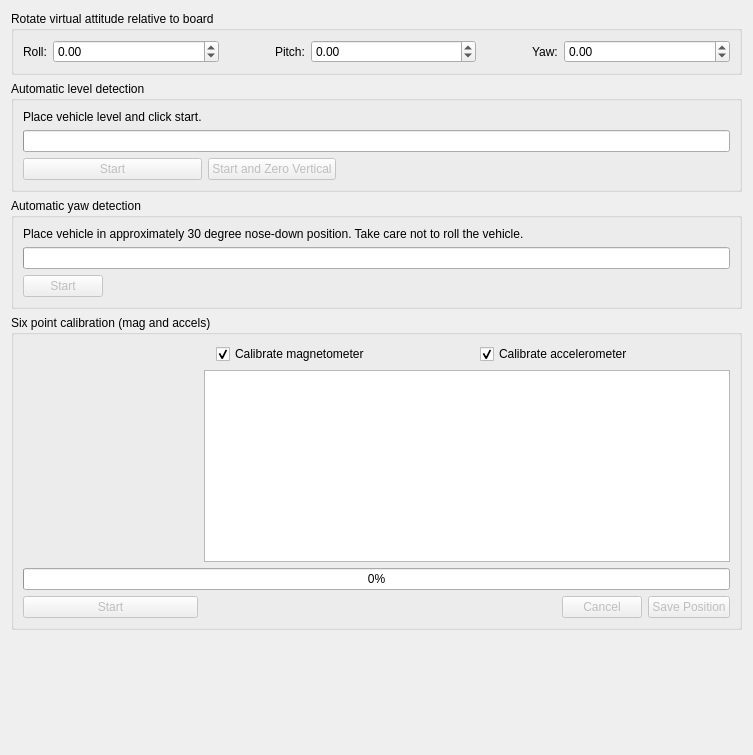
         <widget class="QWidget" name="scrollAreaWidgetContents_2">
          <property name="geometry">
           <rect>
            <x>0</x>
            <y>0</y>
            <width>753</width>
            <height>755</height>
           </rect>
          </property>
          <layout class="QVBoxLayout" name="verticalLayout_3">
           <item>
            <widget class="QGroupBox" name="groupBox">
             <property name="title">
              <string>Rotate virtual attitude relative to board</string>
             </property>
             <layout class="QHBoxLayout" name="horizontalLayout_6">
              <item>
               <widget class="QLabel" name="label_9">
                <property name="layoutDirection">
                 <enum>Qt::LeftToRight</enum>
                </property>
                <property name="text">
                 <string>Roll:</string>
                </property>
                <property name="alignment">
                 <set>Qt::AlignLeading|Qt::AlignLeft|Qt::AlignVCenter</set>
                </property>
               </widget>
              </item>
              <item>
               <widget class="QDoubleSpinBox" name="rollRotation">
                <property name="sizePolicy">
                 <sizepolicy hsizetype="Expanding" vsizetype="Fixed">
                  <horstretch>1</horstretch>
                  <verstretch>0</verstretch>
                 </sizepolicy>
                </property>
                <property name="minimum">
                 <double>-180.000000000000000</double>
                </property>
                <property name="maximum">
                 <double>180.000000000000000</double>
                </property>
                <property name="objrelation" stdset="0">
                 <stringlist>
                  <string>objname:AttitudeSettings</string>
                  <string>fieldname:BoardRotation</string>
                  <string>element:Roll</string>
                  <string>scale:100.0</string>
                  <string>buttongroup:1</string>
                 </stringlist>
                </property>
               </widget>
              </item>
              <item>
               <spacer name="horizontalSpacer_2">
                <property name="orientation">
                 <enum>Qt::Horizontal</enum>
                </property>
                <property name="sizeHint" stdset="0">
                 <size>
                  <width>50</width>
                  <height>20</height>
                 </size>
                </property>
               </spacer>
              </item>
              <item>
               <widget class="QLabel" name="label_8">
                <property name="text">
                 <string>Pitch:</string>
                </property>
                <property name="alignment">
                 <set>Qt::AlignLeading|Qt::AlignLeft|Qt::AlignVCenter</set>
                </property>
               </widget>
              </item>
              <item>
               <widget class="QDoubleSpinBox" name="pitchRotation">
                <property name="sizePolicy">
                 <sizepolicy hsizetype="Expanding" vsizetype="Fixed">
                  <horstretch>1</horstretch>
                  <verstretch>0</verstretch>
                 </sizepolicy>
                </property>
                <property name="minimum">
                 <double>-90.000000000000000</double>
                </property>
                <property name="maximum">
                 <double>90.000000000000000</double>
                </property>
                <property name="objrelation" stdset="0">
                 <stringlist>
                  <string>objname:AttitudeSettings</string>
                  <string>fieldname:BoardRotation</string>
                  <string>element:Pitch</string>
                  <string>scale:100.0</string>
                  <string>buttongroup:1</string>
                 </stringlist>
                </property>
               </widget>
              </item>
              <item>
               <spacer name="horizontalSpacer_7">
                <property name="orientation">
                 <enum>Qt::Horizontal</enum>
                </property>
                <property name="sizeHint" stdset="0">
                 <size>
                  <width>50</width>
                  <height>20</height>
                 </size>
                </property>
               </spacer>
              </item>
              <item>
               <widget class="QLabel" name="label_10">
                <property name="sizePolicy">
                 <sizepolicy hsizetype="Preferred" vsizetype="Preferred">
                  <horstretch>0</horstretch>
                  <verstretch>0</verstretch>
                 </sizepolicy>
                </property>
                <property name="text">
                 <string>Yaw:</string>
                </property>
                <property name="alignment">
                 <set>Qt::AlignLeading|Qt::AlignLeft|Qt::AlignVCenter</set>
                </property>
               </widget>
              </item>
              <item>
               <widget class="QDoubleSpinBox" name="yawRotation">
                <property name="sizePolicy">
                 <sizepolicy hsizetype="Expanding" vsizetype="Fixed">
                  <horstretch>1</horstretch>
                  <verstretch>0</verstretch>
                 </sizepolicy>
                </property>
                <property name="minimum">
                 <double>-180.000000000000000</double>
                </property>
                <property name="maximum">
                 <double>180.000000000000000</double>
                </property>
                <property name="objrelation" stdset="0">
                 <stringlist>
                  <string>objname:AttitudeSettings</string>
                  <string>fieldname:BoardRotation</string>
                  <string>element:Yaw</string>
                  <string>scale:100.0</string>
                  <string>buttongroup:1</string>
                 </stringlist>
                </property>
               </widget>
              </item>
             </layout>
            </widget>
           </item>
           <item>
            <widget class="QGroupBox" name="groupBox_4">
             <property name="title">
              <string>Automatic level detection</string>
             </property>
             <layout class="QGridLayout" name="gridLayout_3">
              <item row="1" column="0" colspan="4">
               <widget class="QProgressBar" name="accelBiasProgress">
                <property name="value">
                 <number>0</number>
                </property>
                <property name="textVisible">
                 <bool>false</bool>
                </property>
               </widget>
              </item>
              <item row="2" column="0">
               <widget class="QPushButton" name="levelingStart">
                <property name="enabled">
                 <bool>false</bool>
                </property>
                <property name="toolTip">
                 <string>Use a spirit level to make the vehicle as level as possible. In the case of airplanes, the wings should be level with respect to the ground, even if this leads to a slightly nose-up or nose-down fuselage orientation.</string>
                </property>
                <property name="text">
                 <string>Start</string>
                </property>
               </widget>
              </item>
              <item row="0" column="0">
               <widget class="QLabel" name="label">
                <property name="text">
                 <string>Place vehicle level and click start.</string>
                </property>
               </widget>
              </item>
              <item row="2" column="1">
               <widget class="QPushButton" name="levelingAndBiasStart">
                <property name="enabled">
                 <bool>false</bool>
                </property>
                <property name="toolTip">
                 <string>&lt;html&gt;&lt;head/&gt;&lt;body&gt;&lt;p&gt;Takes the current attitude as level and additionally computes the&lt;/p&gt;&lt;p&gt;z-accel offset to match gravity. This produces a more accurate&lt;/p&gt;&lt;p&gt;altitude hold for VTOL aircrafts.&lt;/p&gt;&lt;/body&gt;&lt;/html&gt;</string>
                </property>
                <property name="text">
                 <string>Start and Zero Vertical</string>
                </property>
               </widget>
              </item>
              <item row="2" column="3">
               <spacer name="horizontalSpacer_6">
                <property name="orientation">
                 <enum>Qt::Horizontal</enum>
                </property>
                <property name="sizeHint" stdset="0">
                 <size>
                  <width>40</width>
                  <height>20</height>
                 </size>
                </property>
               </spacer>
              </item>
             </layout>
            </widget>
           </item>
           <item>
            <widget class="QGroupBox" name="groupBox_5">
             <property name="title">
              <string>Automatic yaw detection</string>
             </property>
             <layout class="QGridLayout" name="gridLayout_8">
              <item row="3" column="0">
               <widget class="QPushButton" name="yawOrientationStart">
                <property name="enabled">
                 <bool>false</bool>
                </property>
                <property name="toolTip">
                 <string>It is very important to keep the vehicle still during this test. Do your best only to pitch the vehicle forward, without adding any roll. Make sure to validate the results in the PFD before saving.</string>
                </property>
                <property name="text">
                 <string>Start</string>
                </property>
               </widget>
              </item>
              <item row="3" column="1">
               <spacer name="horizontalSpacer_5">
                <property name="orientation">
                 <enum>Qt::Horizontal</enum>
                </property>
                <property name="sizeHint" stdset="0">
                 <size>
                  <width>40</width>
                  <height>20</height>
                 </size>
                </property>
               </spacer>
              </item>
              <item row="1" column="0" colspan="3">
               <widget class="QLabel" name="label_18">
                <property name="text">
                 <string>Place vehicle in approximately 30 degree nose-down position. Take care not to roll the vehicle.</string>
                </property>
               </widget>
              </item>
              <item row="2" column="0" colspan="3">
               <widget class="QProgressBar" name="pb_yawCalibration">
                <property name="value">
                 <number>0</number>
                </property>
                <property name="textVisible">
                 <bool>false</bool>
                </property>
               </widget>
              </item>
             </layout>
            </widget>
           </item>
           <item>
            <widget class="QGroupBox" name="groupBox6pt">
             <property name="title">
              <string>Six point calibration (mag and accels)</string>
             </property>
             <layout class="QGridLayout" name="gridLayout_4">
              <item row="3" column="4">
               <widget class="QPushButton" name="sixPointSave">
                <property name="enabled">
                 <bool>false</bool>
                </property>
                <property name="toolTip">
                 <string>Save settings (only enabled when calibration is running)</string>
                </property>
                <property name="text">
                 <string>Save Position</string>
                </property>
               </widget>
              </item>
              <item row="1" column="0">
               <widget class="QGraphicsView" name="sixPointHelp">
                <property name="sizePolicy">
                 <sizepolicy hsizetype="Expanding" vsizetype="MinimumExpanding">
                  <horstretch>0</horstretch>
                  <verstretch>0</verstretch>
                 </sizepolicy>
                </property>
                <property name="maximumSize">
                 <size>
                  <width>175</width>
                  <height>100</height>
                 </size>
                </property>
                <property name="toolTip">
                 <string>Nice paper plane, eh?</string>
                </property>
                <property name="styleSheet">
                 <string notr="true">background:transparent</string>
                </property>
               </widget>
              </item>
              <item row="1" column="1" colspan="4">
               <widget class="QTextEdit" name="sixPointCalibInstructions">
                <property name="sizePolicy">
                 <sizepolicy hsizetype="Expanding" vsizetype="Expanding">
                  <horstretch>0</horstretch>
                  <verstretch>0</verstretch>
                 </sizepolicy>
                </property>
               </widget>
              </item>
              <item row="3" column="3">
               <widget class="QPushButton" name="sixPointCancel">
                <property name="enabled">
                 <bool>false</bool>
                </property>
                <property name="text">
                 <string>Cancel</string>
                </property>
               </widget>
              </item>
              <item row="3" column="0">
               <widget class="QPushButton" name="sixPointStart">
                <property name="enabled">
                 <bool>false</bool>
                </property>
                <property name="toolTip">
                 <string>Launch a sensor range and bias calibration.</string>
                </property>
                <property name="text">
                 <string>Start</string>
                </property>
               </widget>
              </item>
              <item row="2" column="0" colspan="5">
               <widget class="QProgressBar" name="sixPointProgress">
                <property name="value">
                 <number>0</number>
                </property>
               </widget>
              </item>
              <item row="0" column="1" colspan="4">
               <layout class="QHBoxLayout" name="horizontalLayout_5">
                <property name="spacing">
                 <number>25</number>
                </property>
                <property name="leftMargin">
                 <number>12</number>
                </property>
                <property name="topMargin">
                 <number>0</number>
                </property>
                <property name="rightMargin">
                 <number>12</number>
                </property>
                <item>
                 <widget class="QCheckBox" name="cbCalibrateMags">
                  <property name="layoutDirection">
                   <enum>Qt::LeftToRight</enum>
                  </property>
                  <property name="text">
                   <string>Calibrate magnetometer</string>
                  </property>
                  <property name="checked">
                   <bool>true</bool>
                  </property>
                 </widget>
                </item>
                <item>
                 <widget class="QCheckBox" name="cbCalibrateAccels">
                  <property name="text">
                   <string>Calibrate accelerometer</string>
                  </property>
                  <property name="checked">
                   <bool>true</bool>
                  </property>
                 </widget>
                </item>
               </layout>
              </item>
              <item row="3" column="1">
               <spacer name="horizontalSpacer_3">
                <property name="orientation">
                 <enum>Qt::Horizontal</enum>
                </property>
                <property name="sizeHint" stdset="0">
                 <size>
                  <width>40</width>
                  <height>20</height>
                 </size>
                </property>
               </spacer>
              </item>
             </layout>
            </widget>
           </item>
           <item>
            <spacer name="verticalSpacer_2">
             <property name="orientation">
              <enum>Qt::Vertical</enum>
             </property>
             <property name="sizeHint" stdset="0">
              <size>
               <width>20</width>
               <height>40</height>
              </size>
             </property>
            </spacer>
           </item>
          </layout>
         </widget>
